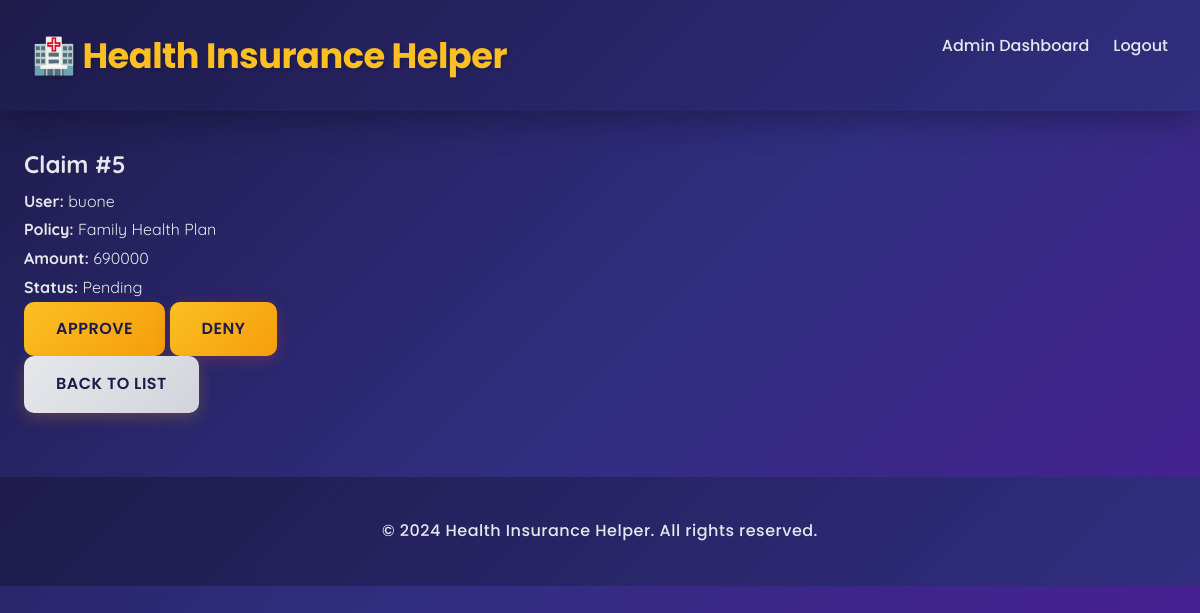
Screenshot of /staff/claims/5/ (signed in) with the database file from the repository.
### insurance_app/models.py (models this page shows, shortened)
class Claim(models.Model):
    STATUS_CHOICES = [
        ('Pending', 'Pending'),
        ('Approved', 'Approved'),
        ('Denied', 'Denied'),
    ]
    user = models.ForeignKey(User, on_delete=models.CASCADE)
    policy = models.ForeignKey(Policy, on_delete=models.CASCADE)
    claim_amount = models.IntegerField()
    status = models.CharField(max_length=50, choices=STATUS_CHOICES, default='Pending')

class Policy(models.Model):
    POLICY_TYPES = [
        ('Basic', 'Basic'),
        ('Premium', 'Premium'),
        ('Family', 'Family'),
    ]
    name = models.CharField(max_length=100)
    policy_type = models.CharField(max_length=50, choices=POLICY_TYPES)
    coverage_amount = models.IntegerField()
    premium = models.IntegerField()

### insurance_app/views.py (the view, shortened to what this page needs)
# urls.py: path('staff/claims/<int:claim_id>/', views.admin_claim_detail, name='admin_claim_detail'),
@staff_required
def admin_claim_detail(request, claim_id):
    claim = get_object_or_404(Claim, id=claim_id)
    return render(request, 'insurance_app/admin_claim_detail.html', {'claim': claim})

### insurance_app/views.py (called while the page is built)
def staff_required(view_func):
    return user_passes_test(lambda u: u.is_staff, login_url='login')(view_func)

### insurance_app/templates/insurance_app/admin_claim_detail.html (shortened to what this page needs)
{% extends 'insurance_app/admin_base.html' %}
{% block content %}
<h2>Claim #{{ claim.id }}</h2>
<p><strong>User:</strong> {{ claim.user.username }}</p>
<p><strong>Policy:</strong> {{ claim.policy.name }}</p>
<p><strong>Amount:</strong> {{ claim.claim_amount }}</p>
<p><strong>Status:</strong> {{ claim.status }}</p>
{% if claim.status == 'Pending' %}
<form method="post">
    <button name="action" value="approve" class="btn">Approve</button>
    <button name="action" value="deny" class="btn btn-danger">Deny</button>
</form>
{% else %}
<p>This claim has already been {{ claim.status|lower }}.</p>
{% endif %}
<p><a class="btn btn-secondary" href="{% url 'admin_claim_list' %}">Back to list</a></p>
{% endblock %}

### insurance_app/templates/insurance_app/base.html (style rules this page uses)
* { margin: 0; padding: 0; box-sizing: border-box; }
body { font-family: 'Quicksand', 'Segoe UI', sans-serif; background: linear-gradient(135deg, #f5f7fa 0%, #c3e2e1 100%); color: #2c3e50; line-height: 1.8; min-height: 100vh; }
.btn { display: inline-block; padding: 0.9rem 2rem; background: linear-gradient(135deg, #1e3a8a 0%, #0f766e 100%); color: white; text-decoration: none; border-radius: 10px; cursor: pointer; border: none; transition: all 0.3s cubic-bezier(0.4, 0, 0.2, 1); font-size: 1rem; font-family: 'Poppins', sans-serif; font-weight: 600; box-shadow: 0 4px 15px rgba(30, 58, 138, 0.25); text-transform: uppercase; letter-spacing: 0.5px; }
.btn-secondary { background: linear-gradient(135deg, #f59e0b 0%, #d97706 100%); box-shadow: 0 4px 15px rgba(245, 158, 11, 0.25); }
.btn-danger { background: linear-gradient(135deg, #ef4444 0%, #dc2626 100%); box-shadow: 0 4px 15px rgba(239, 68, 68, 0.25); }

### insurance_app/templates/insurance_app/admin_base.html (style rules this page uses)
body { background: linear-gradient(135deg, #1e1b4b 0%, #312e81 50%, #4c1d95 100%); color: #e5e7eb; }
.btn { background: linear-gradient(135deg, #fbbf24 0%, #f59e0b 100%); color: #1e1b4b; }
.btn-secondary { background: linear-gradient(135deg, #e5e7eb 0%, #d1d5db 100%); color: #1e1b4b; }

### rows the page displays
Claim: id "5", user.username "buone", policy.name "Family Health Plan", claim_amount "690000", status "Pending"
